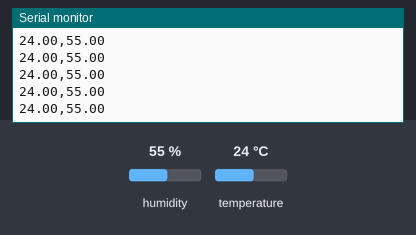
Bench run of a sketch on a simulated Arduino Leonardo, built with avr-gcc and run on an emulated ATmega32U4. Parts: the last lines printed to the serial monitor. The test bench sets the inputs (shaded band); at power-on: humidity 55 %, temperature 24 °C.

Above: at 2.8 s.
2.9 s: humidity set to 22 %
At 4.5 s:
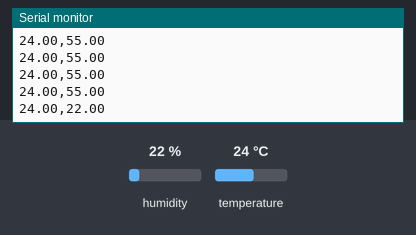
5.6 s: temperature set to 12 °C
At 6.0 s:
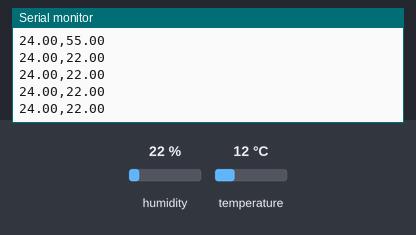
8.3 s: humidity set to 40 %
At 8.3 s:
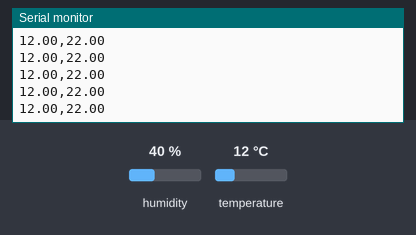
Timing chart, 0 to 11.3 s (numbered marks = the images above; inputs shaded):
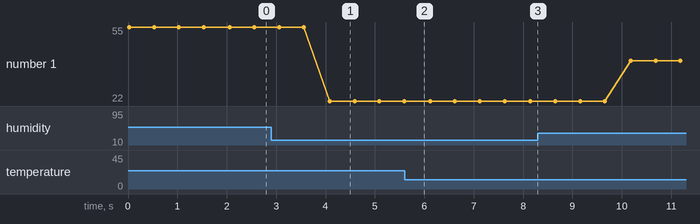

The sketch:

____________.ino
```cpp
#include "DHT.h"

class DHT dht {DHT(A0, 11, 6)}; // 생성자 호출  //객체를 생성하면 자동으로 생성자 호출

void setup() {
  // put your setup code here, to run once:
  Serial.begin(115200UL); // Serial 유선통신
  Serial1.begin(9600UL); // 블루투스 통신
  dht.begin();
}

void loop() {
  // put your main code here, to run repeatedly:
  float temperature = dht.readTemperature();
  float humidity = dht.readHumidity();
  Serial1.print(F("온도 : "));
  Serial1.println(temperature);
  Serial1.print(F("습도 : "));
  Serial1.println(humidity);
  // 컴퓨터에 던져줘야 합니다.
  Serial.print(temperature);
  Serial.print(",");           //CSV 데이터 타입 comma seperated value // TSV 데이터 타입 tap seperated value
  Serial.println(humidity);
  // Serial.println(temperature + " , " + humidity);
  delay(500UL);
}
```

Measured:
- after the input at 2.9 s, the serial monitor: prints a new line after 1.2 s (image 1)
- plotted number 1: 55 → 22 after the input at 2.9 s, 22 → 40 after the input at 8.3 s
